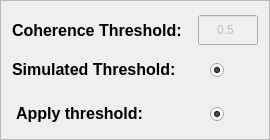
        <widget class="QFrame" name="frame_10">
         <property name="minimumSize">
          <size>
           <width>0</width>
           <height>140</height>
          </size>
         </property>
         <property name="maximumSize">
          <size>
           <width>16777215</width>
           <height>140</height>
          </size>
         </property>
         <property name="frameShape">
          <enum>QFrame::StyledPanel</enum>
         </property>
         <property name="frameShadow">
          <enum>QFrame::Raised</enum>
         </property>
         <layout class="QGridLayout" name="gridLayout_6">
          <item row="1" column="0">
           <widget class="QLabel" name="label_21">
            <property name="font">
             <font>
              <pointsize>12</pointsize>
              <bold>true</bold>
             </font>
            </property>
            <property name="text">
             <string>Simulated Threshold:</string>
            </property>
           </widget>
          </item>
          <item row="0" column="0">
           <widget class="QLabel" name="label_14">
            <property name="minimumSize">
             <size>
              <width>180</width>
              <height>0</height>
             </size>
            </property>
            <property name="maximumSize">
             <size>
              <width>170</width>
              <height>16777215</height>
             </size>
            </property>
            <property name="font">
             <font>
              <pointsize>12</pointsize>
              <bold>true</bold>
             </font>
            </property>
            <property name="text">
             <string>Coherence Threshold:</string>
            </property>
           </widget>
          </item>
          <item row="1" column="1">
           <widget class="ToggleButton" name="radioButtonSimulatedCoherence">
            <property name="maximumSize">
             <size>
              <width>60</width>
              <height>30</height>
             </size>
            </property>
            <property name="styleSheet">
             <string notr="true">#radioButtonSimulatedCoherence {
	margin-top: 15px;
   padding-left:12px;
  margin-bottom:12px;
}
</string>
            </property>
            <property name="text">
             <string/>
            </property>
            <property name="checked">
             <bool>true</bool>
            </property>
            <property name="autoExclusive">
             <bool>false</bool>
            </property>
           </widget>
          </item>
          <item row="0" column="1">
           <widget class="QLineEdit" name="coherenceThreshold">
            <property name="enabled">
             <bool>false</bool>
            </property>
            <property name="minimumSize">
             <size>
              <width>40</width>
              <height>30</height>
             </size>
            </property>
            <property name="maximumSize">
             <size>
              <width>60</width>
              <height>30</height>
             </size>
            </property>
            <property name="inputMask">
             <string>0.00</string>
            </property>
            <property name="text">
             <string>0.5</string>
            </property>
            <property name="alignment">
             <set>Qt::AlignCenter</set>
            </property>
           </widget>
          </item>
          <item row="2" column="0">
           <widget class="QLabel" name="label_15">
            <property name="maximumSize">
             <size>
              <width>16777215</width>
              <height>120</height>
             </size>
            </property>
            <property name="font">
             <font>
              <pointsize>12</pointsize>
              <bold>true</bold>
             </font>
            </property>
            <property name="styleSheet">
             <string notr="true">#label_15{
	margin-top:10px
}</string>
            </property>
            <property name="text">
             <string>Apply threshold:</string>
            </property>
           </widget>
          </item>
          <item row="2" column="1">
           <widget class="ToggleButton" name="radioButtonApplyCoherence">
            <property name="maximumSize">
             <size>
              <width>60</width>
              <height>30</height>
             </size>
            </property>
            <property name="styleSheet">
             <string notr="true">#radioButtonApplyCoherence {
	margin-top: 15px;
   padding-left:12px;
  margin-bottom:2px;
}</string>
            </property>
            <property name="text">
             <string/>
            </property>
            <property name="checked">
             <bool>true</bool>
            </property>
            <property name="autoExclusive">
             <bool>false</bool>
            </property>
           </widget>
          </item>
         </layout>
        </widget>
